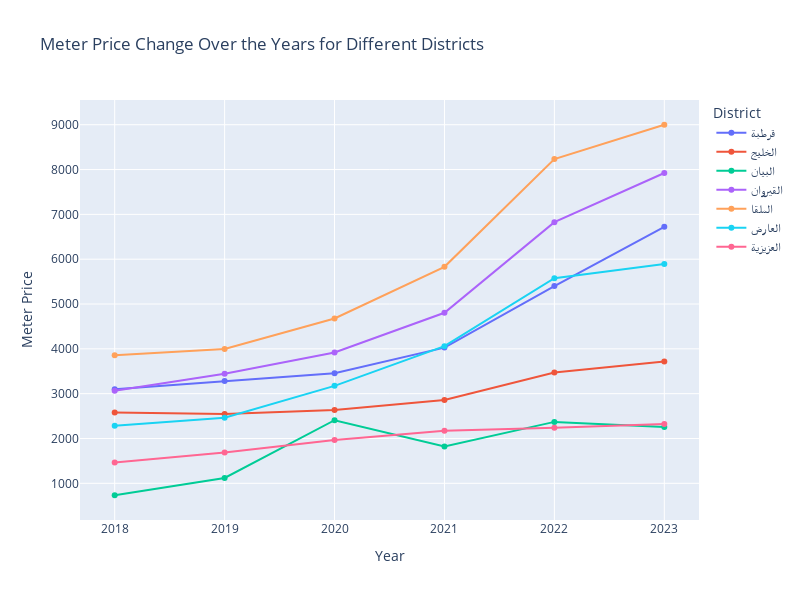

Notebook code cell kept with this figure:
### Code cell
import plotly.graph_objects as go

meanss = riy.pivot_table(values='Meter_Price_W_Avg_IQR', index='district_ar', columns='yearnumber', aggfunc='mean').reset_index()
 # Adjust the file path and format accordingly


lis = ['قرطبة', 'الخليج', 'البيان', 'القيروان', 'الملقا', 'العارض', 'العزيزية']

# Creating the Plotly figure
fig = go.Figure()

for district in lis:
    district_data = meanss[meanss['district_ar'] == district]
    if not district_data.empty:
        fig.add_trace(go.Scatter(x=district_data.columns[1:], y=district_data.values[0][1:], mode='lines+markers', name=district))

# Update layout
fig.update_layout(
    title='Meter Price Change Over the Years for Different Districts',
    xaxis_title='Year',
    yaxis_title='Meter Price',
    legend_title='District',
    width=800,
    height=600
)

# Show the figure
fig.show()

### Figure 1 — Plotly figure (JSON) as saved in the notebook; plotly's stock layout.template omitted (floating-point values rounded to 4 significant figures)
{"data": [{"mode": "lines+markers", "name": "قرطبة", "type": "scatter", "x": [2018, 2019, 2020, 2021, 2022, 2023], "y": [3096.0, 3281.0, 3456.0, 4027.0, 5399.0, 6722.0]}, {"mode": "lines+markers", "name": "الخليج", "type": "scatter", "x": [2018, 2019, 2020, 2021, 2022, 2023], "y": [2582.0, 2546.0, 2634.0, 2857.0, 3474.0, 3717.0]}, {"mode": "lines+markers", "name": "البيان", "type": "scatter", "x": [2018, 2019, 2020, 2021, 2022, 2023], "y": [733.8, 1119.0, 2408.0, 1823.0, 2370.0, 2259.0]}, {"mode": "lines+markers", "name": "القيروان", "type": "scatter", "x": [2018, 2019, 2020, 2021, 2022, 2023], "y": [3063.0, 3443.0, 3920.0, 4805.0, 6826.0, 7922.0]}, {"mode": "lines+markers", "name": "الملقا", "type": "scatter", "x": [2018, 2019, 2020, 2021, 2022, 2023], "y": [3859.0, 3998.0, 4676.0, 5830.0, 8232.0, 8999.0]}, {"mode": "lines+markers", "name": "العارض", "type": "scatter", "x": [2018, 2019, 2020, 2021, 2022, 2023], "y": [2284.0, 2464.0, 3174.0, 4059.0, 5577.0, 5892.0]}, {"mode": "lines+markers", "name": "العزيزية", "type": "scatter", "x": [2018, 2019, 2020, 2021, 2022, 2023], "y": [1467.0, 1688.0, 1965.0, 2171.0, 2241.0, 2325.0]}], "layout": {"height": 600, "legend": {"title": {"text": "District"}}, "title": {"text": "Meter Price Change Over the Years for Different Districts"}, "width": 800, "xaxis": {"title": {"text": "Year"}}, "yaxis": {"title": {"text": "Meter Price"}}}}
